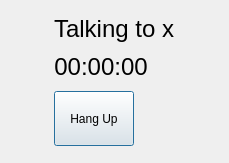
<?xml version="1.0" encoding="UTF-8"?>
<ui version="4.0">
 <class>Active_Call_Dialog</class>
 <widget class="QDialog" name="Active_Call_Dialog">
  <property name="geometry">
   <rect>
    <x>0</x>
    <y>0</y>
    <width>229</width>
    <height>163</height>
   </rect>
  </property>
  <property name="windowTitle">
   <string>Dialog</string>
  </property>
  <layout class="QGridLayout" name="gridLayout">
   <item row="0" column="0">
    <widget class="QLabel" name="label">
     <property name="sizePolicy">
      <sizepolicy hsizetype="Fixed" vsizetype="Fixed">
       <horstretch>0</horstretch>
       <verstretch>0</verstretch>
      </sizepolicy>
     </property>
     <property name="font">
      <font>
       <pointsize>18</pointsize>
      </font>
     </property>
     <property name="text">
      <string>Talking to x</string>
     </property>
     <property name="alignment">
      <set>Qt::AlignCenter</set>
     </property>
    </widget>
   </item>
   <item row="1" column="0">
    <widget class="QLabel" name="label_2">
     <property name="sizePolicy">
      <sizepolicy hsizetype="Fixed" vsizetype="Fixed">
       <horstretch>0</horstretch>
       <verstretch>0</verstretch>
      </sizepolicy>
     </property>
     <property name="font">
      <font>
       <pointsize>18</pointsize>
      </font>
     </property>
     <property name="text">
      <string>00:00:00</string>
     </property>
     <property name="alignment">
      <set>Qt::AlignCenter</set>
     </property>
    </widget>
   </item>
   <item row="2" column="0">
    <widget class="QPushButton" name="pushButton">
     <property name="sizePolicy">
      <sizepolicy hsizetype="Fixed" vsizetype="Fixed">
       <horstretch>0</horstretch>
       <verstretch>0</verstretch>
      </sizepolicy>
     </property>
     <property name="minimumSize">
      <size>
       <width>55</width>
       <height>55</height>
      </size>
     </property>
     <property name="layoutDirection">
      <enum>Qt::LeftToRight</enum>
     </property>
     <property name="text">
      <string>Hang Up</string>
     </property>
    </widget>
   </item>
  </layout>
 </widget>
 <resources/>
 <connections/>
</ui>
